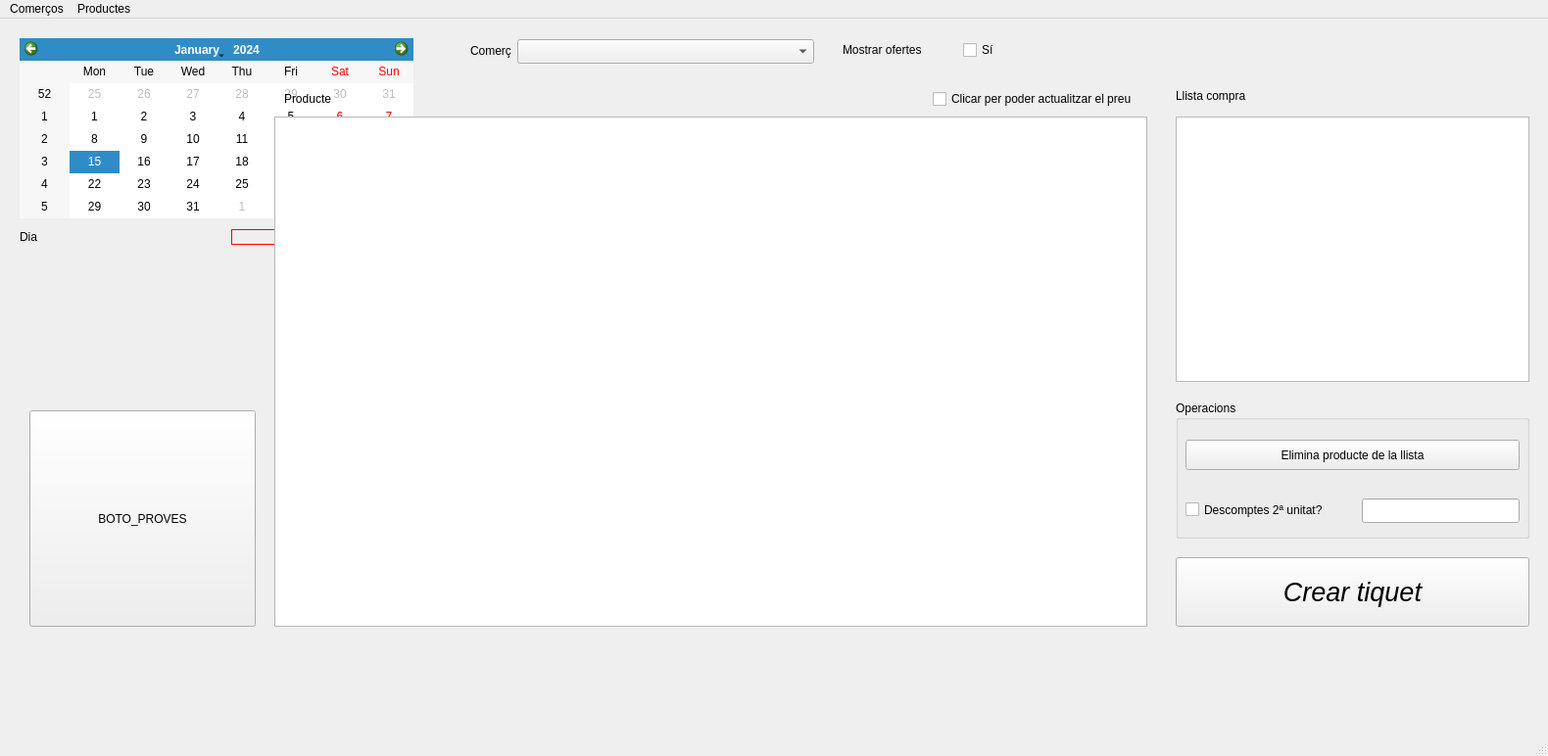
<?xml version="1.0" encoding="UTF-8"?>
<ui version="4.0">
 <class>dialog_selecciooperacions</class>
 <widget class="QMainWindow" name="dialog_selecciooperacions">
  <property name="geometry">
   <rect>
    <x>0</x>
    <y>0</y>
    <width>1580</width>
    <height>772</height>
   </rect>
  </property>
  <property name="windowTitle">
   <string>MainWindow</string>
  </property>
  <widget class="QWidget" name="centralwidget">
   <widget class="QWidget" name="layoutWidget">
    <property name="geometry">
     <rect>
      <x>20</x>
      <y>20</y>
      <width>402</width>
      <height>211</height>
     </rect>
    </property>
    <layout class="QGridLayout" name="gridLayout_3">
     <item row="0" column="0" colspan="3">
      <widget class="QCalendarWidget" name="calendarWidget"/>
     </item>
     <item row="1" column="0" colspan="3">
      <spacer name="verticalSpacer">
       <property name="orientation">
        <enum>Qt::Vertical</enum>
       </property>
       <property name="sizeType">
        <enum>QSizePolicy::Fixed</enum>
       </property>
       <property name="sizeHint" stdset="0">
        <size>
         <width>400</width>
         <height>5</height>
        </size>
       </property>
      </spacer>
     </item>
     <item row="2" column="0">
      <widget class="QLabel" name="label_5">
       <property name="sizePolicy">
        <sizepolicy hsizetype="Fixed" vsizetype="Preferred">
         <horstretch>0</horstretch>
         <verstretch>0</verstretch>
        </sizepolicy>
       </property>
       <property name="text">
        <string>Dia</string>
       </property>
      </widget>
     </item>
     <item row="2" column="1">
      <spacer name="horizontalSpacer_2">
       <property name="orientation">
        <enum>Qt::Horizontal</enum>
       </property>
       <property name="sizeType">
        <enum>QSizePolicy::Fixed</enum>
       </property>
       <property name="sizeHint" stdset="0">
        <size>
         <width>5</width>
         <height>10</height>
        </size>
       </property>
      </spacer>
     </item>
     <item row="2" column="2">
      <widget class="QLabel" name="label_6">
       <property name="styleSheet">
        <string notr="true">border: 1px solid red;</string>
       </property>
       <property name="text">
        <string/>
       </property>
       <property name="alignment">
        <set>Qt::AlignCenter</set>
       </property>
      </widget>
     </item>
    </layout>
   </widget>
   <widget class="QTableWidget" name="tableWidget_Productes">
    <property name="geometry">
     <rect>
      <x>280</x>
      <y>100</y>
      <width>891</width>
      <height>521</height>
     </rect>
    </property>
    <property name="editTriggers">
     <set>QAbstractItemView::AnyKeyPressed|QAbstractItemView::DoubleClicked|QAbstractItemView::EditKeyPressed</set>
    </property>
    <property name="sortingEnabled">
     <bool>false</bool>
    </property>
    <attribute name="horizontalHeaderShowSortIndicator" stdset="0">
     <bool>false</bool>
    </attribute>
   </widget>
   <widget class="QTableWidget" name="tableWidget_LlistaCompra">
    <property name="geometry">
     <rect>
      <x>1200</x>
      <y>100</y>
      <width>361</width>
      <height>271</height>
     </rect>
    </property>
   </widget>
   <widget class="QPushButton" name="pushButton_crearTiquet">
    <property name="geometry">
     <rect>
      <x>1200</x>
      <y>550</y>
      <width>361</width>
      <height>71</height>
     </rect>
    </property>
    <property name="font">
     <font>
      <pointsize>20</pointsize>
      <italic>true</italic>
     </font>
    </property>
    <property name="text">
     <string>Crear tiquet</string>
    </property>
   </widget>
   <widget class="QWidget" name="layoutWidget_2">
    <property name="geometry">
     <rect>
      <x>860</x>
      <y>20</y>
      <width>161</width>
      <height>25</height>
     </rect>
    </property>
    <layout class="QGridLayout" name="gridLayout_2">
     <item row="0" column="0">
      <widget class="QLabel" name="label_4">
       <property name="text">
        <string>Mostrar ofertes</string>
       </property>
      </widget>
     </item>
     <item row="0" column="1">
      <spacer name="horizontalSpacer">
       <property name="orientation">
        <enum>Qt::Horizontal</enum>
       </property>
       <property name="sizeHint" stdset="0">
        <size>
         <width>10</width>
         <height>20</height>
        </size>
       </property>
      </spacer>
     </item>
     <item row="0" column="2">
      <widget class="QCheckBox" name="checkBox_Ofertes">
       <property name="text">
        <string>Sí</string>
       </property>
      </widget>
     </item>
    </layout>
   </widget>
   <widget class="QWidget" name="layoutWidget_3">
    <property name="geometry">
     <rect>
      <x>480</x>
      <y>20</y>
      <width>351</width>
      <height>27</height>
     </rect>
    </property>
    <layout class="QGridLayout" name="gridLayout">
     <item row="0" column="0">
      <widget class="QLabel" name="label_2">
       <property name="sizePolicy">
        <sizepolicy hsizetype="Fixed" vsizetype="Fixed">
         <horstretch>0</horstretch>
         <verstretch>0</verstretch>
        </sizepolicy>
       </property>
       <property name="text">
        <string>Comerç</string>
       </property>
      </widget>
     </item>
     <item row="0" column="1">
      <widget class="QComboBox" name="comboBox">
       <property name="sizePolicy">
        <sizepolicy hsizetype="Expanding" vsizetype="Fixed">
         <horstretch>0</horstretch>
         <verstretch>0</verstretch>
        </sizepolicy>
       </property>
       <property name="minimumSize">
        <size>
         <width>86</width>
         <height>25</height>
        </size>
       </property>
       <property name="baseSize">
        <size>
         <width>0</width>
         <height>0</height>
        </size>
       </property>
      </widget>
     </item>
    </layout>
   </widget>
   <widget class="QLabel" name="label_3">
    <property name="geometry">
     <rect>
      <x>1200</x>
      <y>70</y>
      <width>131</width>
      <height>17</height>
     </rect>
    </property>
    <property name="text">
     <string>Llista compra</string>
    </property>
   </widget>
   <widget class="QWidget" name="layoutWidget">
    <property name="geometry">
     <rect>
      <x>290</x>
      <y>70</y>
      <width>871</width>
      <height>25</height>
     </rect>
    </property>
    <layout class="QGridLayout" name="gridLayout_4">
     <item row="0" column="0">
      <widget class="QLabel" name="label">
       <property name="text">
        <string>Producte</string>
       </property>
      </widget>
     </item>
     <item row="0" column="1">
      <spacer name="horizontalSpacer_3">
       <property name="orientation">
        <enum>Qt::Horizontal</enum>
       </property>
       <property name="sizeHint" stdset="0">
        <size>
         <width>358</width>
         <height>20</height>
        </size>
       </property>
      </spacer>
     </item>
     <item row="0" column="2">
      <widget class="QCheckBox" name="checkBox_edicioPreu">
       <property name="text">
        <string>Clicar per poder actualitzar el preu</string>
       </property>
      </widget>
     </item>
    </layout>
   </widget>
   <widget class="QGroupBox" name="groupBox">
    <property name="geometry">
     <rect>
      <x>1200</x>
      <y>390</y>
      <width>361</width>
      <height>141</height>
     </rect>
    </property>
    <property name="title">
     <string>Operacions</string>
    </property>
    <widget class="QPushButton" name="pushButton_eliminaProducte">
     <property name="geometry">
      <rect>
       <x>10</x>
       <y>40</y>
       <width>341</width>
       <height>31</height>
      </rect>
     </property>
     <property name="text">
      <string>Elimina producte de la llista</string>
     </property>
    </widget>
    <widget class="QCheckBox" name="checkBox_descomptes">
     <property name="geometry">
      <rect>
       <x>10</x>
       <y>100</y>
       <width>171</width>
       <height>23</height>
      </rect>
     </property>
     <property name="text">
      <string>Descomptes 2ª unitat?</string>
     </property>
    </widget>
    <widget class="QLineEdit" name="lineEdit_descomptes">
     <property name="geometry">
      <rect>
       <x>190</x>
       <y>100</y>
       <width>161</width>
       <height>25</height>
      </rect>
     </property>
     <property name="alignment">
      <set>Qt::AlignCenter</set>
     </property>
    </widget>
   </widget>
   <widget class="QPushButton" name="pushButton">
    <property name="geometry">
     <rect>
      <x>30</x>
      <y>400</y>
      <width>231</width>
      <height>221</height>
     </rect>
    </property>
    <property name="text">
     <string>BOTO_PROVES</string>
    </property>
   </widget>
  </widget>
  <widget class="QMenuBar" name="menubar">
   <property name="geometry">
    <rect>
     <x>0</x>
     <y>0</y>
     <width>1580</width>
     <height>23</height>
    </rect>
   </property>
   <widget class="QMenu" name="menuComercos">
    <property name="title">
     <string>Comerços</string>
    </property>
    <addaction name="actionConsulta_Comercos"/>
    <addaction name="actionInserir_Comercos"/>
   </widget>
   <widget class="QMenu" name="menuProductes">
    <property name="title">
     <string>Productes</string>
    </property>
    <widget class="QMenu" name="menuInserir">
     <property name="title">
      <string>Inserir</string>
     </property>
     <addaction name="actionProducte_general"/>
     <addaction name="separator"/>
     <addaction name="actionFamilia_producte"/>
     <addaction name="separator"/>
     <addaction name="actionTipus_ofertes"/>
    </widget>
    <widget class="QMenu" name="menuModificar">
     <property name="title">
      <string>Modificar</string>
     </property>
     <addaction name="actionDescripcio"/>
    </widget>
    <addaction name="actionConsulta_Productes"/>
    <addaction name="menuInserir"/>
    <addaction name="menuModificar"/>
   </widget>
   <addaction name="menuComercos"/>
   <addaction name="menuProductes"/>
  </widget>
  <widget class="QStatusBar" name="statusbar"/>
  <action name="actionConsulta_Comercos">
   <property name="text">
    <string>Consulta</string>
   </property>
  </action>
  <action name="actionInserir_Comercos">
   <property name="text">
    <string>Inserir</string>
   </property>
  </action>
  <action name="actionProducte_general">
   <property name="text">
    <string>Producte general</string>
   </property>
  </action>
  <action name="actionFamilia_producte">
   <property name="text">
    <string>Familia producte</string>
   </property>
  </action>
  <action name="actionEAN">
   <property name="text">
    <string>EAN</string>
   </property>
  </action>
  <action name="actionDescripcio">
   <property name="text">
    <string>Descripció</string>
   </property>
  </action>
  <action name="actionPVP">
   <property name="text">
    <string>PVP</string>
   </property>
  </action>
  <action name="actionConsulta_Productes">
   <property name="text">
    <string>Consulta</string>
   </property>
  </action>
  <action name="actionTipus_ofertes">
   <property name="text">
    <string>Tipus ofertes</string>
   </property>
  </action>
 </widget>
 <resources/>
 <connections/>
</ui>
